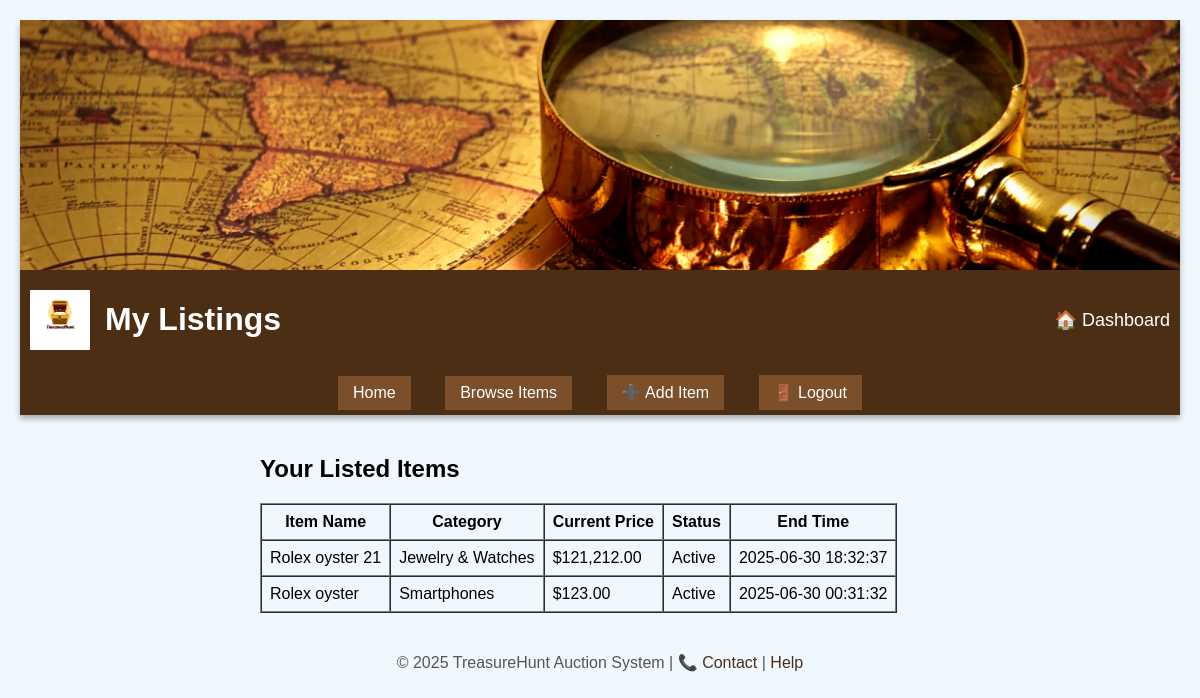
Page /MyListings.php (signed in) on the committed database.
### tables this page shows
CREATE TABLE `Items` (
  `ItemID` int(11) NOT NULL,
  `Name` varchar(100) NOT NULL,
  `Description` text DEFAULT NULL,
  `ImageURL` varchar(255) DEFAULT NULL,
  `CategoryID` int(11) DEFAULT NULL,
  `UserID` int(11) DEFAULT NULL,
  `StartTime` datetime DEFAULT NULL,
  `EndTime` datetime DEFAULT NULL,
  `StartingPrice` decimal(10,2) DEFAULT NULL,
  `Status` enum('Active','Sold','Expired') DEFAULT 'Active'
);

CREATE TABLE `Categories` (
  `CategoryID` int(11) NOT NULL,
  `CategoryName` varchar(100) NOT NULL,
  `ParentCategoryID` int(11) DEFAULT NULL
);

### MyListings.php (the view, shortened to what this page needs)
<?php
require 'db.php';
$userID = $_SESSION['userid'];
$query = "
SELECT i.ItemID, i.Name, i.StartingPrice, i.EndTime, i.Status,
       (SELECT MAX(BidAmount) FROM Bids WHERE ItemID = i.ItemID) AS HighestBid,
       c.CategoryName
FROM Items i
JOIN Categories c ON i.CategoryID = c.CategoryID
WHERE i.UserID = ?
ORDER BY i.EndTime DESC";
$stmt = $conn->prepare($query);
$stmt->execute([$userID]);
$listings = $stmt->fetchAll(PDO::FETCH_ASSOC);
?>
<!DOCTYPE html>
<html lang="en">
<head>
  <link rel="stylesheet" href="style.css">
</head>
<body>
<header>
  <img src="treasure-hunter.png" alt="Treasure Hunt Banner" class="banner">
  <div class="header-content">
    <div class="header-left">
      <img src="Logo.png" alt="Logo" class="logo">
      <h1> My Listings</h1>
    </div>
    <div id="cart-icon">
      <a href="UserDashboard.php">🏠 Dashboard</a>
    </div>
  </div>
  <nav>
    <ul>
      <li><a href="TreasureHunt.php" class="nav-button">Home</a></li>
      <li><a href="ViewItem.php" class="nav-button">Browse Items</a></li>
      <li><a href="add_item.php" class="nav-button">➕ Add Item</a></li>
      <li><a href="logout.php" class="nav-button">🚪 Logout</a></li>
    </ul>
  </nav>
</header>
<main class="main-content">
  <h2> Your Listed Items</h2>
  <?php if (empty($listings)): ?>
    <p>You have not listed any items yet. <a href="add_item.php">Add one now</a>!</p>
  <?php else: ?>
    <table border="1" cellpadding="8" cellspacing="0">
      <tr>
        <th>Item Name</th>
        <th>Category</th>
        <th>Current Price</th>
        <th>Status</th>
        <th>End Time</th>
      </tr>
      <?php foreach ($listings as $item): ?>
        <tr>
          <td><?= htmlspecialchars($item['Name']) ?></td>
          <td><?= htmlspecialchars($item['CategoryName']) ?></td>
          <td>$<?= number_format($item['HighestBid'] ?? $item['StartingPrice'], 2) ?></td>
          <td><?= htmlspecialchars($item['Status']) ?></td>
          <td><?= htmlspecialchars($item['EndTime']) ?></td>
        </tr>
      <?php endforeach; ?>
    </table>
  <?php endif; ?>
</main>
<footer>
  <p>&copy; 2025 TreasureHunt Auction System | <a href="Contact.html">📞 Contact</a> | <a href="Help.html"> Help</a></p>
</footer>
</body>
</html>

### style.css (style rules this page uses)
body { font-family: 'Poppins', Arial, sans-serif; margin: 20px; background-color: #f0f8ff; color: #000; }
header { background-color: #4b2e14; color: white; position: relative; text-align: center; box-shadow: 0 4px 6px rgba(0, 0, 0, 0.3); }
.banner { width: 100%; max-height: 250px; object-fit: cover; display: block; }
.header-content { display: flex; align-items: center; justify-content: space-between; padding: 10px; }
.header-left { display: flex; align-items: center; }
.logo { height: 60px; margin-right: 15px; }
#cart-icon { font-size: 18px; }
#cart-icon a { color: white; text-decoration: none; }
nav ul { list-style-type: none; padding: 0; margin: 0; }
nav li { display: inline; margin: 0 10px; }
.nav-button { padding: 8px 15px; margin: 5px; background-color: #7a4f2a; color: white; border: none; text-decoration: none; display: inline-block; text-align: center; transition: transform 0.2s; }
.main-content { margin-left: 220px; padding: 20px; }
footer { text-align: center; margin-top: 20px; color: #555; clear: both; }
footer a { color: #4b2e14; text-decoration: none; }

### rows in the picture
items: Name "Rolex oyster 21", CategoryID.CategoryName "Jewelry & Watches", HighestBid "121,212.00", Status "Active", EndTime "2025-06-30 18:32:37"
items: Name "Rolex oyster", CategoryID.CategoryName "Smartphones", StartingPrice "123.00", Status "Active", EndTime "2025-06-30 00:31:32"
